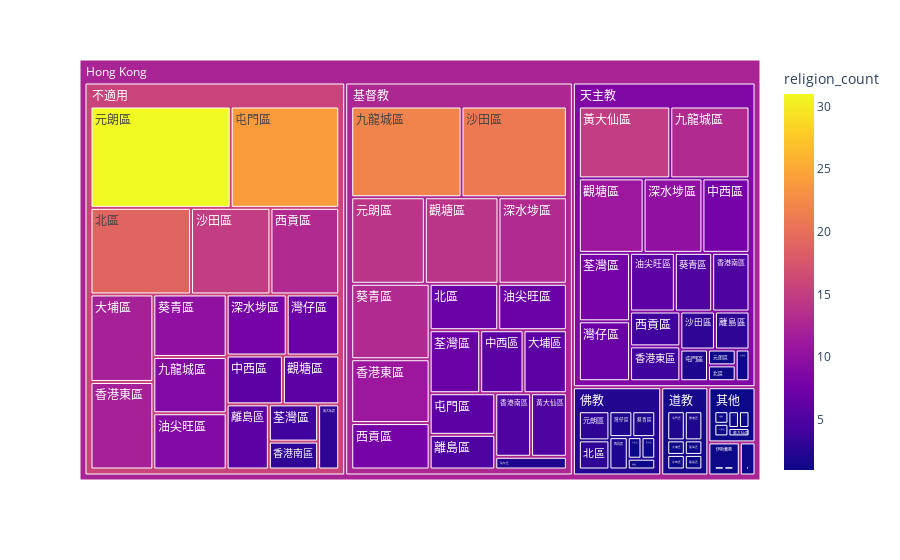

Notebook source saved alongside this figure:
### Code cell
fig = px.treemap(district_and_religion, path=[px.Constant('Hong Kong'), 'religion','district' ], values='religion_count',
                  color='religion_count')
fig.show()

### Figure 1 — Plotly figure (JSON) as saved in the notebook; plotly's stock layout.template omitted (floating-point values rounded to 4 significant figures)
{"data": [{"branchvalues": "total", "customdata": [[6], [6], [8], [9], [1], [22], [13], [31], [3], [1], [14], [1], [19], [3], [7], [1], [12], [6], [1], [1], [24], [1], [6], [2], [2], [15], [1], [21], [3], [1], [9], [7], [6], [8], [13], [10], [7], [2], [2], [7], [4], [1], [7], [8], [1], [10], [2], [13], [5], [13], [2], [8], [4], [6], [1], [14], [11], [2], [6], [1], [5], [3], [1], [3], [5], [5], [12], [1], [11], [4], [3], [1], [1], [5], [15], [1], [15.72], [1], [2.2], [1], [12.64], [8.738], [1], [1.5], [12.35]], "domain": {"x": [0, 1], "y": [0, 1]}, "hovertemplate": "labels=%{label}<br>religion_count_sum=%{value}<br>parent=%{parent}<br>id=%{id}<br>religion_count=%{color}<extra></extra>", "ids": ["Hong Kong/不適用/中西區", "Hong Kong/基督教/中西區", "Hong Kong/天主教/中西區", "Hong Kong/不適用/九龍城區", "Hong Kong/其他/九龍城區", "Hong Kong/基督教/九龍城區", "Hong Kong/天主教/九龍城區", "Hong Kong/不適用/元朗區", "Hong Kong/佛教/元朗區", "Hong Kong/其他/元朗區", "Hong Kong/基督教/元朗區", "Hong Kong/天主教/元朗區", "Hong Kong/不適用/北區", "Hong Kong/佛教/北區", "Hong Kong/基督教/北區", "Hong Kong/天主教/北區", "Hong Kong/不適用/大埔區", "Hong Kong/基督教/大埔區", "Hong Kong/天主教/大埔區", "Hong Kong/道教/大埔區", "Hong Kong/不適用/屯門區", "Hong Kong/伊斯蘭教/屯門區", "Hong Kong/基督教/屯門區", "Hong Kong/天主教/屯門區", "Hong Kong/道教/屯門區", "Hong Kong/不適用/沙田區", "Hong Kong/佛教/沙田區", "Hong Kong/基督教/沙田區", "Hong Kong/天主教/沙田區", "Hong Kong/道教/沙田區", "Hong Kong/不適用/油尖旺區", "Hong Kong/基督教/油尖旺區", "Hong Kong/天主教/油尖旺區", "Hong Kong/不適用/深水埗區", "Hong Kong/基督教/深水埗區", "Hong Kong/天主教/深水埗區", "Hong Kong/不適用/灣仔區", "Hong Kong/佛教/灣仔區", "Hong Kong/基督教/灣仔區", "Hong Kong/天主教/灣仔區", "Hong Kong/不適用/荃灣區", "Hong Kong/其他/荃灣區", "Hong Kong/基督教/荃灣區", "Hong Kong/天主教/荃灣區", "Hong Kong/道教/荃灣區", "Hong Kong/不適用/葵青區", "Hong Kong/佛教/葵青區", "Hong Kong/基督教/葵青區", "Hong Kong/天主教/葵青區", "Hong Kong/不適用/西貢區", "Hong Kong/佛教/西貢區", "Hong Kong/基督教/西貢區", "Hong Kong/天主教/西貢區", "Hong Kong/不適用/觀塘區", "Hong Kong/佛教/觀塘區", "Hong Kong/基督教/觀塘區", "Hong Kong/天主教/觀塘區", "Hong Kong/道教/觀塘區", "Hong Kong/不適用/離島區", "Hong Kong/其他/離島區", "Hong Kong/基督教/離島區", "Hong Kong/天主教/離島區", "Hong Kong/道教/離島區", "Hong Kong/不適用/香港南區", "Hong Kong/基督教/香港南區", "Hong Kong/天主教/香港南區", "Hong Kong/不適用/香港東區", "Hong Kong/佛教/香港東區", "Hong Kong/基督教/香港東區", "Hong Kong/天主教/香港東區", "Hong Kong/不適用/黃大仙區", "Hong Kong/伊斯蘭教/黃大仙區", "Hong Kong/其他/黃大仙區", "Hong Kong/基督教/黃大仙區", "Hong Kong/天主教/黃大仙區", "Hong Kong/孔教/黃大仙區", "Hong Kong/不適用", "Hong Kong/伊斯蘭教", "Hong Kong/佛教", "Hong Kong/其他", "Hong Kong/基督教", "Hong Kong/天主教", "Hong Kong/孔教", "Hong Kong/道教", "Hong Kong"], "labels": ["中西區", "中西區", "中西區", "九龍城區", "九龍城區", "九龍城區", "九龍城區", "元朗區", "元朗區", "元朗區", "元朗區", "元朗區", "北區", "北區", "北區", "北區", "大埔區", "大埔區", "大埔區", "大埔區", "屯門區", "屯門區", "屯門區", "屯門區", "屯門區", "沙田區", "沙田區", "沙田區", "沙田區", "沙田區", "油尖旺區", "油尖旺區", "油尖旺區", "深水埗區", "深水埗區", "深水埗區", "灣仔區", "灣仔區", "灣仔區", "灣仔區", "荃灣區", "荃灣區", "荃灣區", "荃灣區", "荃灣區", "葵青區", "葵青區", "葵青區", "葵青區", "西貢區", "西貢區", "西貢區", "西貢區", "觀塘區", "觀塘區", "觀塘區", "觀塘區", "觀塘區", "離島區", "離島區", "離島區", "離島區", "離島區", "香港南區", "香港南區", "香港南區", "香港東區", "香港東區", "香港東區", "香港東區", "黃大仙區", "黃大仙區", "黃大仙區", "黃大仙區", "黃大仙區", "黃大仙區", "不適用", "伊斯蘭教", "佛教", "其他", "基督教", "天主教", "孔教", "道教", "Hong Kong"], "marker": {"coloraxis": "coloraxis", "colors": [6, 6, 8, 9, 1, 22, 13, 31, 3, 1, 14, 1, 19, 3, 7, 1, 12, 6, 1, 1, 24, 1, 6, 2, 2, 15, 1, 21, 3, 1, 9, 7, 6, 8, 13, 10, 7, 2, 2, 7, 4, 1, 7, 8, 1, 10, 2, 13, 5, 13, 2, 8, 4, 6, 1, 14, 11, 2, 6, 1, 5, 3, 1, 3, 5, 5, 12, 1, 11, 4, 3, 1, 1, 5, 15, 1, 15.72, 1, 2.2, 1, 12.64, 8.738, 1, 1.5, 12.35]}, "name": "", "parents": ["Hong Kong/不適用", "Hong Kong/基督教", "Hong Kong/天主教", "Hong Kong/不適用", "Hong Kong/其他", "Hong Kong/基督教", "Hong Kong/天主教", "Hong Kong/不適用", "Hong Kong/佛教", "Hong Kong/其他", "Hong Kong/基督教", "Hong Kong/天主教", "Hong Kong/不適用", "Hong Kong/佛教", "Hong Kong/基督教", "Hong Kong/天主教", "Hong Kong/不適用", "Hong Kong/基督教", "Hong Kong/天主教", "Hong Kong/道教", "Hong Kong/不適用", "Hong Kong/伊斯蘭教", "Hong Kong/基督教", "Hong Kong/天主教", "Hong Kong/道教", "Hong Kong/不適用", "Hong Kong/佛教", "Hong Kong/基督教", "Hong Kong/天主教", "Hong Kong/道教", "Hong Kong/不適用", "Hong Kong/基督教", "Hong Kong/天主教", "Hong Kong/不適用", "Hong Kong/基督教", "Hong Kong/天主教", "Hong Kong/不適用", "Hong Kong/佛教", "Hong Kong/基督教", "Hong Kong/天主教", "Hong Kong/不適用", "Hong Kong/其他", "Hong Kong/基督教", "Hong Kong/天主教", "Hong Kong/道教", "Hong Kong/不適用", "Hong Kong/佛教", "Hong Kong/基督教", "Hong Kong/天主教", "Hong Kong/不適用", "Hong Kong/佛教", "Hong Kong/基督教", "Hong Kong/天主教", "Hong Kong/不適用", "Hong Kong/佛教", "Hong Kong/基督教", "Hong Kong/天主教", "Hong Kong/道教", "Hong Kong/不適用", "Hong Kong/其他", "Hong Kong/基督教", "Hong Kong/天主教", "Hong Kong/道教", "Hong Kong/不適用", "Hong Kong/基督教", "Hong Kong/天主教", "Hong Kong/不適用", "Hong Kong/佛教", "Hong Kong/基督教", "Hong Kong/天主教", "Hong Kong/不適用", "Hong Kong/伊斯蘭教", "Hong Kong/其他", "Hong Kong/基督教", "Hong Kong/天主教", "Hong Kong/孔教", "Hong Kong", "Hong Kong", "Hong Kong", "Hong Kong", "Hong Kong", "Hong Kong", "Hong Kong", "Hong Kong", ""], "type": "treemap", "values": [6, 6, 8, 9, 1, 22, 13, 31, 3, 1, 14, 1, 19, 3, 7, 1, 12, 6, 1, 1, 24, 1, 6, 2, 2, 15, 1, 21, 3, 1, 9, 7, 6, 8, 13, 10, 7, 2, 2, 7, 4, 1, 7, 8, 1, 10, 2, 13, 5, 13, 2, 8, 4, 6, 1, 14, 11, 2, 6, 1, 5, 3, 1, 3, 5, 5, 12, 1, 11, 4, 3, 1, 1, 5, 15, 1, 197, 2, 15, 5, 172, 107, 1, 8, 507]}], "layout": {"coloraxis": {"colorbar": {"title": {"text": "religion_count"}}, "colorscale": [[0, "#0d0887"], [0.1111, "#46039f"], [0.2222, "#7201a8"], [0.3333, "#9c179e"], [0.4444, "#bd3786"], [0.5556, "#d8576b"], [0.6667, "#ed7953"], [0.7778, "#fb9f3a"], [0.8889, "#fdca26"], [1, "#f0f921"]]}, "legend": {"tracegroupgap": 0}, "margin": {"t": 60}}}
